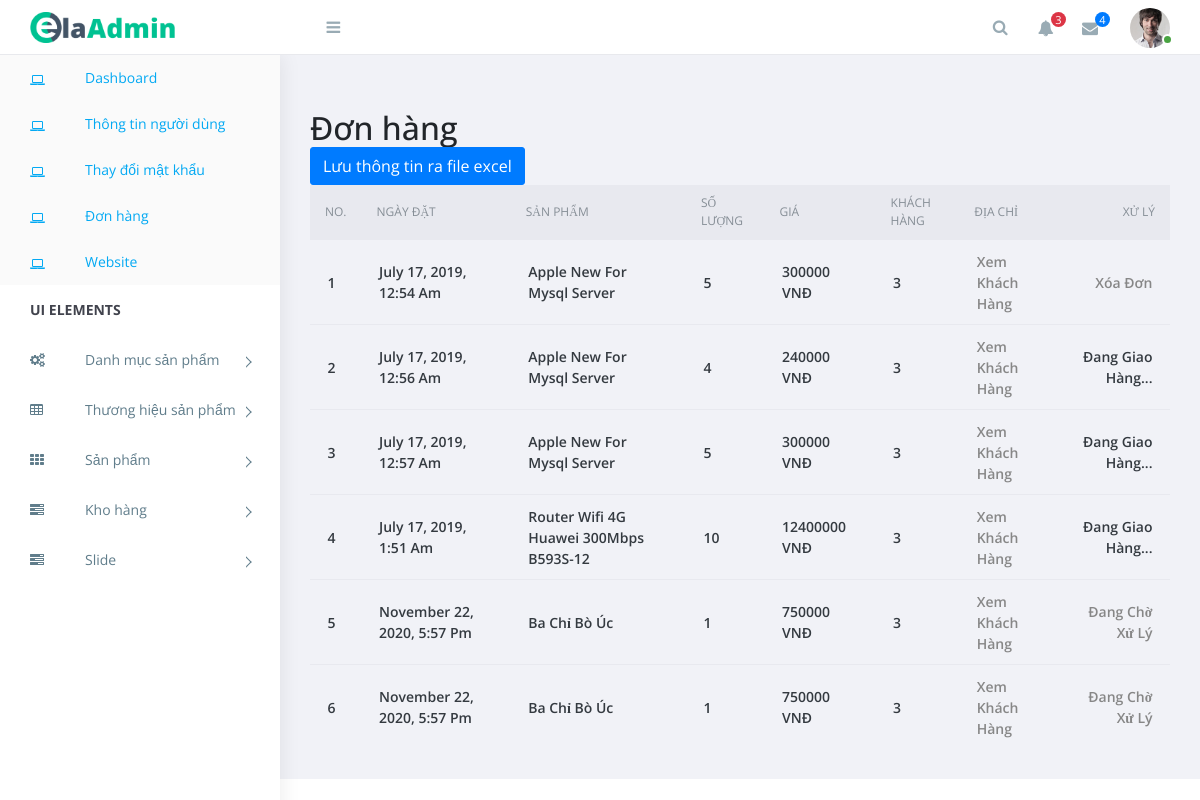
Screenshot of /admin/ui-inbox.php with the database file from the repository.
### tables this page shows
CREATE TABLE `tbl_order` (
  `id` int(11) NOT NULL,
  `productId` int(11) NOT NULL,
  `productName` varchar(255) NOT NULL,
  `customer_id` int(11) NOT NULL,
  `quantity` int(11) NOT NULL,
  `price` varchar(255) NOT NULL,
  `image` varchar(255) NOT NULL,
  `status` int(11) NOT NULL DEFAULT 0,
  `date_order` datetime NOT NULL DEFAULT current_timestamp()
);

### lib/database.php (called while the page is built, shortened)
<?php
Class Database extends PDO{
   public $host   = DB_HOST;
   public $user   = DB_USER;
   public $pass   = DB_PASS;
   public $dbname = DB_NAME;
   public $link;
private function connectDB(){
   $this->link = new mysqli($this->host, $this->user, $this->pass,
    $this->dbname);
 }
public function select($query){
  $result = $this->link->query($query) or
   die($this->link->error.__LINE__);
  if($result->num_rows > 0){
    return $result;
  } else {
    return false;
  }
 }
}

### classes/cart.php (called while the page is built, shortened)
<?php
	$filepath = realpath(dirname(__FILE__));
	include_once ($filepath.'/../lib/database.php');
	include_once ($filepath.'/../helpers/format.php');
?>
<?php
	class cart
	{
		private $db;
		public function __construct()
		{
			$this->db = new Database();
		}
		public function get_inbox_cart()
		{
			$query = "SELECT * FROM tbl_order ";
			$get_inbox_cart = $this->db->select($query);
			return $get_inbox_cart;
		}
	}
 ?>

### helpers/format.php (called while the page is built, shortened)
<?php
class Format{
 public function formatDate($date){
    return date('F j, Y, g:i a', strtotime($date));
 }
}
?>

### admin/ui-inbox.php (the view, shortened to what this page needs)
<!doctype html>
<html class="no-js" lang="">
<head>
    <link rel="stylesheet" href="https://cdn.jsdelivr.net/npm/normalize.css@8.0.0/normalize.min.css">
    <link rel="stylesheet" href="https://cdn.jsdelivr.net/npm/bootstrap@4.1.3/dist/css/bootstrap.min.css">
    <link rel="stylesheet" href="https://cdn.jsdelivr.net/npm/font-awesome@4.7.0/css/font-awesome.min.css">
    <link rel="stylesheet" href="https://cdn.jsdelivr.net/gh/lykmapipo/themify-icons@0.1.2/css/themify-icons.css">
    <link rel="stylesheet" href="https://cdn.jsdelivr.net/npm/pixeden-stroke-7-icon@1.2.3/pe-icon-7-stroke/dist/pe-icon-7-stroke.min.css">
    <link rel="stylesheet" href="https://cdnjs.cloudflare.com/ajax/libs/flag-icon-css/3.2.0/css/flag-icon.min.css">
    <link rel="stylesheet" href="css/cs-skin-elastic.css">
    <link rel="stylesheet" href="css/style.css">
    <link href="https://cdn.jsdelivr.net/npm/chartist@0.11.0/dist/chartist.min.css" rel="stylesheet">
    <link href="https://cdn.jsdelivr.net/npm/jqvmap@1.5.1/dist/jqvmap.min.css" rel="stylesheet">
    <link href="https://cdn.jsdelivr.net/npm/weathericons@2.1.0/css/weather-icons.css" rel="stylesheet" />
    <link href="https://cdn.jsdelivr.net/npm/fullcalendar@3.9.0/dist/fullcalendar.min.css" rel="stylesheet" />
</head>
<body>
    <aside id="left-panel" class="left-panel">
        <nav class="navbar navbar-expand-sm navbar-default">
            <div id="main-menu" class="main-menu collapse navbar-collapse">
                <ul class="nav navbar-nav">
                    <li class="active">
                        <a href="index.php"><i class="menu-icon fa fa-laptop"></i>Dashboard </a>
                    </li>
                    <li class="active">
                        <a href=""><i class="menu-icon fa fa-laptop"></i>Thông tin người dùng</a>
                    </li>
                    <li class="active">
                        <a href="changepassword.php"><i class="menu-icon fa fa-laptop"></i>Thay đổi mật khẩu</a>
                    </li>
                    <li class="active">
                        <a href="ui-inbox.php"><i class="menu-icon fa fa-laptop"></i>Đơn hàng</a>
                    </li>
                    <li class="active">
                        <a href="../index.php"><i class="menu-icon fa fa-laptop"></i>Website</a>
                    </li>
                    <li class="menu-title">UI elements</li>
                    <li class="menu-item-has-children dropdown">
                        <a href="#" class="dropdown-toggle" data-toggle="dropdown" aria-haspopup="true" aria-expanded="false"> <i class="menu-icon fa fa-cogs"></i>Danh mục sản phẩm</a>
                    </li>
                    <li class="menu-item-has-children dropdown">
                        <a href="#" class="dropdown-toggle" data-toggle="dropdown" aria-haspopup="true" aria-expanded="false"> <i class="menu-icon fa fa-table"></i>Thương hiệu sản phẩm</a>
                    </li>
                    <li class="menu-item-has-children dropdown">
                        <a href="#" class="dropdown-toggle" data-toggle="dropdown" aria-haspopup="true" aria-expanded="false"> <i class="menu-icon fa fa-th"></i>Sản phẩm</a>
                    </li>
                    <li class="menu-item-has-children dropdown">
                        <a href="#" class="dropdown-toggle" data-toggle="dropdown" aria-haspopup="true" aria-expanded="false"> <i class="menu-icon fa fa-tasks"></i>Kho hàng</a>
                    </li>
                    <li class="menu-item-has-children dropdown">
                        <a href="#" class="dropdown-toggle" data-toggle="dropdown" aria-haspopup="true" aria-expanded="false"> <i class="menu-icon fa fa-tasks"></i>Slide</a>
                    </li>
                </ul>
            </div>
        </nav>
    </aside>
    <div id="right-panel" class="right-panel">
        <header id="header" class="header">
            <div class="top-left">
                <div class="navbar-header">
                    <a class="navbar-brand" href="./"><img src="img/logo.png" alt="Logo"></a>
                    <a id="menuToggle" class="menutoggle"><i class="fa fa-bars"></i></a>
                </div>
            </div>
            <div class="top-right">
                <div class="header-menu">
                    <div class="header-left">
                        <button class="search-trigger"><i class="fa fa-search"></i></button>
                        <div class="dropdown for-notification">
                            <button class="btn btn-secondary dropdown-toggle" type="button" id="notification" data-toggle="dropdown" aria-haspopup="true" aria-expanded="false">
                                <i class="fa fa-bell"></i>
                                <span class="count bg-danger">3</span>
                            </button>
                        </div>
                        <div class="dropdown for-message">
                            <button class="btn btn-secondary dropdown-toggle" type="button" id="message" data-toggle="dropdown" aria-haspopup="true" aria-expanded="false">
                                <i class="fa fa-envelope"></i>
                                <span class="count bg-primary">4</span>
                            </button>
                        </div>
                    </div>
                    <div class="user-area dropdown float-right">
                        <a href="#" class="dropdown-toggle active" data-toggle="dropdown" aria-haspopup="true" aria-expanded="false">
                            <img class="user-avatar rounded-circle" src="img/admin.jpg" alt="User Avatar">
                        </a>
                    </div>
                </div>
            </div>
        </header>
        <?php
        $filepath = realpath(dirname(__FILE__));
        include_once($filepath . '/../classes/cart.php');
        include_once($filepath . '/../helpers/format.php');
        ?>
        <div class="content">
            <div class="box round first grid">
                <h2>Đơn hàng</h2>
                <form action="exportdata.php" method="GET"  class="form-horizontal" >
                <button type="submit" name="submit" value="xuat"  id="submit" class="btn-primary btn">Lưu thông tin ra file excel</button>
                </form>
                <div class="block">
                    <div class="table-stats order-table ov-h">
                        <table class="data display datatable" id="example">
                            <thead>
                                <tr>
                                    <th>No.</th>
                                    <th>Ngày đặt</th>
                                    <th>Sản phẩm</th>
                                    <th>Số lượng</th>
                                    <th>Giá</th>
                                    <th>Khách hàng</th>
                                    <th>Địa chỉ</th>
                                    <th>Xử lý</th>
                                </tr>
                            </thead>
                            <tbody>
                                <?php
                                $ct = new cart();
                                $fm = new Format();
                                $get_inbox_cart = $ct->get_inbox_cart();
                                if ($get_inbox_cart) {
                                    $i = 0;
                                    while ($result = $get_inbox_cart->fetch_assoc()) {
                                        $i++;
                                ?>
                                        <tr class="odd gradeX">
                                            <td><?php echo $i; ?></td>
                                            <td><?php echo $fm->FormatDate($result['date_order']); ?></td>
                                            <td><?php echo $result['productName'] ?> </td>
                                            <td><?php echo $result['quantity'] ?></td>
                                            <td><?php echo $result['price'] . ' VNĐ' ?></td>
                                            <td><?php echo $result['customer_id'] ?></td>
                                            <td><a href="ui-customer.php?customerid=<?php echo $result['customer_id'] ?>">Xem khách hàng</a></td>
                                            <td>
                                                <?php
                                                if ($result['status'] == 0) {
                                                ?>
                                                    <a href="?shiftid=<?php echo $result['id'] ?>&qty=<?php echo $result['quantity'] ?>&proid=<?php echo $result['productId'] ?>&price=<?php echo $result['price']; ?>&time=<?php echo $result['date_order'] ?>">Đang chờ xử lý
                                                    <?php
                                                } elseif ($result['status'] == 1) {
                                                    ?>
                                                        <?php
                                                        echo 'Đang giao hàng...';
                                                        ?>
                                                    <?php
                                                } elseif ($result['status'] == 2) {
                                                    ?>
                                                        <a href="?delid=<?php echo $result['id'] ?>&price=<?php echo $result['price']; ?>&time=<?php echo $result['date_order'] ?>">Xóa đơn</a>
                                                    <?php
                                                }
                                                    ?>
                                            </td>
                                        </tr>
                                <?php
                                    }
                                }
                                ?>
                            </tbody>
                        </table>
                    </div>
                </div>
            </div>
        </div>
        <div class="clearfix"></div>
    </div>
</body>
</html>

### rows the page displays
tbl_order: date_order "July 17, 2019, 12:54 Am", productName "Apple New For Mysql Server", quantity "5", price "300000", customer "3"
tbl_order: date_order "July 17, 2019, 12:56 Am", productName "Apple New For Mysql Server", quantity "4", price "240000", customer "3", status "Đang Giao Hàng..."
tbl_order: date_order "July 17, 2019, 12:57 Am", productName "Apple New For Mysql Server", quantity "5", price "300000", customer "3", status "Đang Giao Hàng..."
tbl_order: date_order "July 17, 2019, 1:51 Am", productName "Router Wifi 4G Huawei 300Mbps B593S-12", quantity "10", price "12400000", customer "3", status "Đang Giao Hàng..."
tbl_order: date_order "November 22, 2020, 5:57 Pm", productName "Ba Chỉ Bò Úc", quantity "1", price "750000", customer "3"
tbl_order: date_order "November 22, 2020, 5:57 Pm", productName "Ba Chỉ Bò Úc", quantity "1", price "750000", customer "3"
